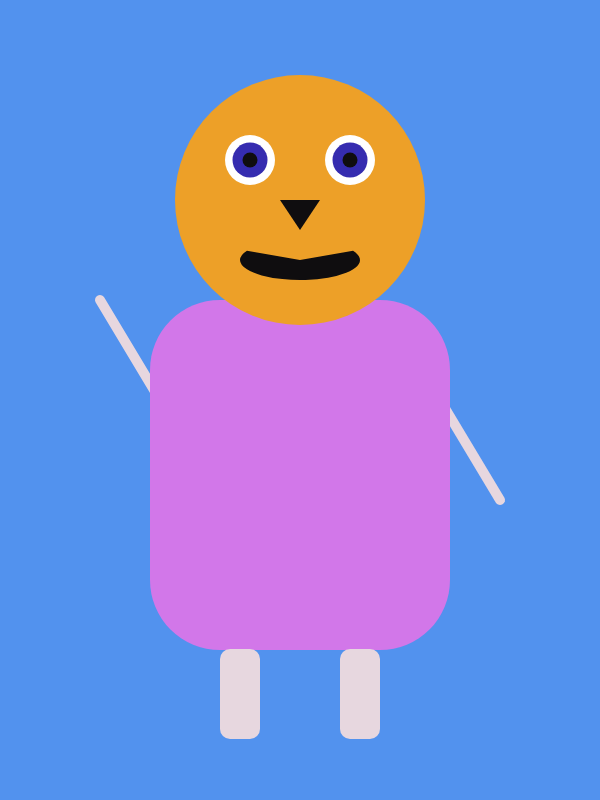
Frame 1 (no input)
Frame 60 (no input): identical to frame 1, image omitted
Frame 120 (the mouse pressed at the canvas centre since frame 60): identical to frame 1, image omitted

The p5.js sketch that drew this single still picture (run headless with seeded random() and noise() and a simulated clock; from frame 60 on, the mouse is pressed at the canvas centre):

// p5.js sketch
// ── sketch.js
// setup function
function setup() {
// create a canvas
  createCanvas(600, 800);
}
function draw() {
  // create background
  background('rgb(82, 146, 238)');

push();

//set the grid center (x:0 y:0) to canvas center
translate(300, 400);

// left arm
push();
strokeWeight(10);
stroke('rgb(231, 215, 223)')
line(-140, 0, -200,-100);
push();

// right arm
push();
line(140,0, 200, 100);
pop();

// Body
push();
noStroke();
fill('rgb(210, 119, 233)');
rect(-150, -100, 300, 350,70);
push();

//head
push();
fill('rgb(237, 160, 40)');
ellipse(0, -200, 250, 250);
push();

//left eye
push();
fill('rgb(255)')
ellipse(-50,-240,50,50);
push();

//left eye color
push();
fill('rgb(53, 44, 176)');
ellipse(-50, -240, 35, 35);
push();

//left pupil
push();
fill('rgb(15, 13, 15)');
ellipse(-50,-240, 15, 15);
push();

//right eye
push();
fill('rgb(255)');
ellipse(50,-240,50,50);
push();

//right eye color
push();
fill('rgb(53, 44, 176)');
ellipse(50,-240, 35, 35);
push();

//right pupil
push();
fill('rgb(15,13,15)');
ellipse(50,-240, 15,15);
push();

//nose
push();
triangle(0,-170, 20,-200,-20,-200);
push();

//mouth
push();
arc(0,-140,120,40, radians(350), radians(190), PI);
pop();

//left leg
push();
fill('rgb(231, 215, 223)');
rect(40,249,40,90,10);
push();

//right leg
push();
fill('rgb(231, 215, 223)');
rect(-80,249,40,90,10);
push();

// end of body
pop()
}
